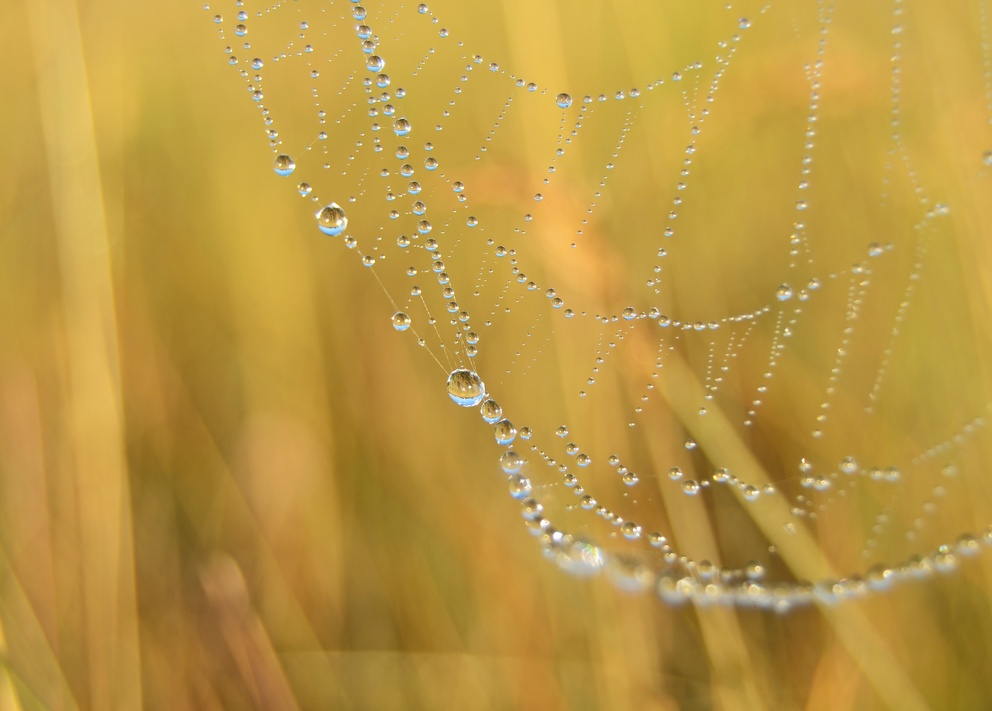
#> input picture mzi/stenography/macro.jpg, 992 x 711 px, shrunk from 3852 x 2762 before the run
$ python stenography.py
#> lines starting #> are read from the running program, lines starting #| are printed output that depends on the picture
import numpy as np
from skimage import io
from skimage.util import view_as_blocks
from scipy.fftpack import dct, idct
from matplotlib import pyplot as plt

u1, v1 = 4, 5
u2, v2 = 5, 4
N = 8
P = 25


def increment_abs(x):
    return x + 1 if x >= 0 else x - 1


# [5 lines left out: function decrement_abs, not called in this run]


def abs_diff_coefficients(transform):
    return abs(transform[u1, v1]) - abs(transform[u2, v2])


# [28 lines left out: functions valid_coefficients, change_coefficients, embed_bit, not called in this run]


def embed_message(orig, msg):
    new_image = orig.copy()
    blue = new_image[:, :, 2]
    blocks = view_as_blocks(blue, block_shape=(N, N))
    h = blocks.shape[1]
    for index, bit in enumerate(msg):
        i = index // h
        j = index % h
        block = blocks[i, j]
        blue[i * N: (i + 1) * N, j * N: (j + 1) * N] = embed_bit(block, bit)
    new_image[:, :, 2] = blue
    return new_image


def take_bit(block):
    transform = dct(dct(block, axis=0), axis=1)
    return 0 if abs_diff_coefficients(transform) > 0 else 1


# [4 lines left out: function retrieve_message, not called in this run]


def double_to_byte(arr):
    return np.uint8(np.round(np.clip(arr, 0, 255), 0))


def to_bits(s):
    result = []
    for c in s:
        bits = bin(ord(c))[2:]
        result.extend(map(int, bits.rjust(8, '0')))
    return result


# [7 lines left out: function from_bits, not called in this run]


if __name__ == '__main__':
    original = io.imread('macro.jpg')
#> original is the input picture: shape (711, 992, 3); mean R, G, B 187, 150.5, 66
    message = to_bits("This is my best picture")

    changed = embed_message(original, message)
#> in embed_message, `blue = new_image[:, :, 2]`:
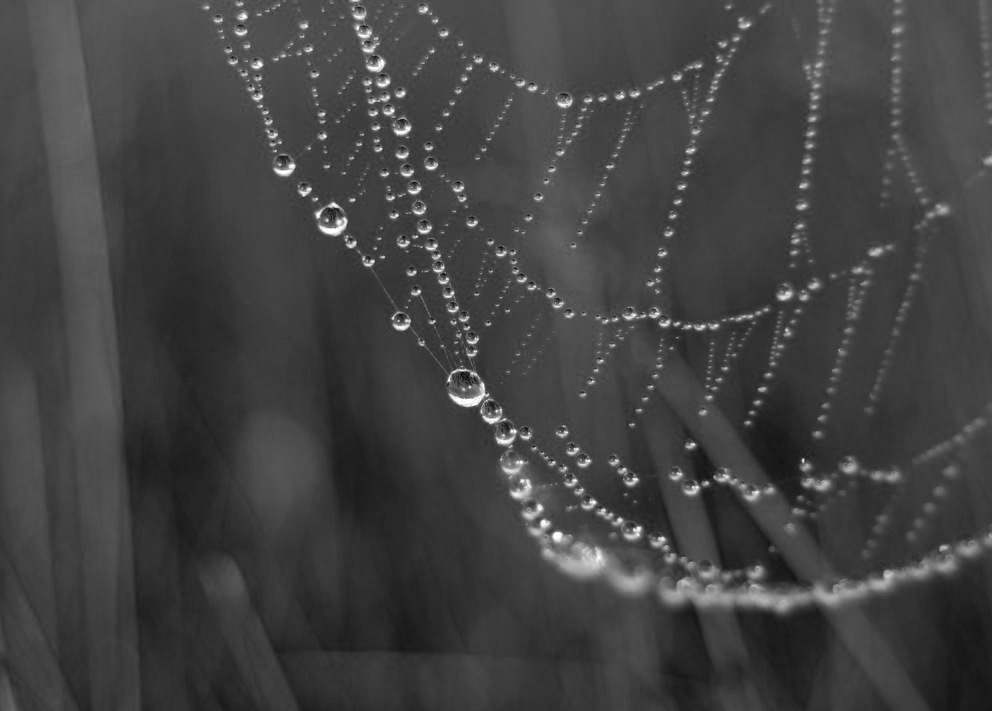
#> blue: shape (711, 992); min 2, max 255, mean 66
#> (the run stopped early here; a loop or call above may not have finished)
